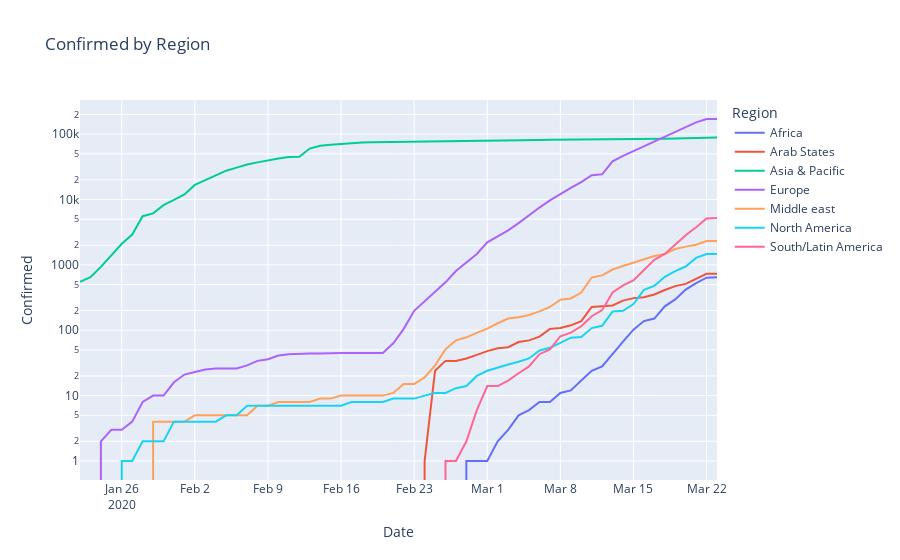

Write notebook code for a chart like this one.
### Code cell
px.line(by_regions_total_df, 
        x = 'Date', y = 'Confirmed', 
        color = 'Region', 
        title='Confirmed by Region', 
        log_y= True)
